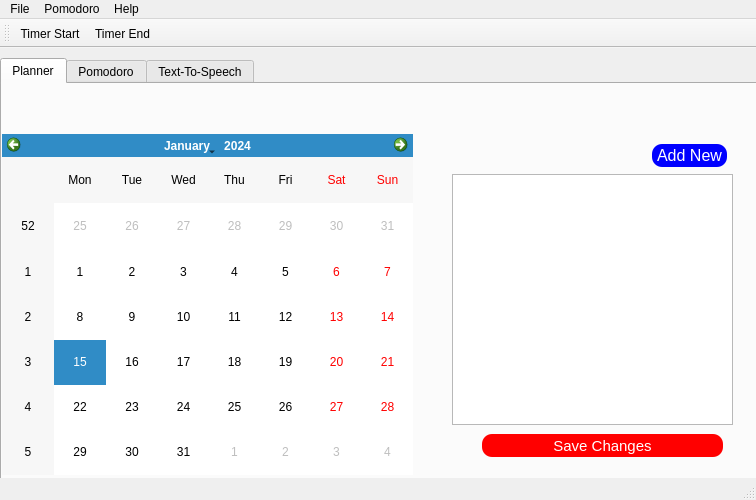
<?xml version="1.0" encoding="UTF-8"?>
<ui version="4.0">
 <class>MainWindow</class>
 <widget class="QMainWindow" name="MainWindow">
  <property name="geometry">
   <rect>
    <x>0</x>
    <y>0</y>
    <width>756</width>
    <height>500</height>
   </rect>
  </property>
  <property name="windowTitle">
   <string>The Study Tool</string>
  </property>
  <widget class="QWidget" name="centralwidget">
   <widget class="QTabWidget" name="tabWidget">
    <property name="geometry">
     <rect>
      <x>0</x>
      <y>10</y>
      <width>791</width>
      <height>521</height>
     </rect>
    </property>
    <property name="currentIndex">
     <number>0</number>
    </property>
    <property name="movable">
     <bool>true</bool>
    </property>
    <property name="tabBarAutoHide">
     <bool>false</bool>
    </property>
    <widget class="QWidget" name="planner">
     <attribute name="title">
      <string>Planner</string>
     </attribute>
     <widget class="QCalendarWidget" name="calendarWidget">
      <property name="geometry">
       <rect>
        <x>0</x>
        <y>50</y>
        <width>411</width>
        <height>341</height>
       </rect>
      </property>
      <property name="styleSheet">
       <string notr="true">position: left</string>
      </property>
     </widget>
     <widget class="QListWidget" name="listWidget">
      <property name="geometry">
       <rect>
        <x>450</x>
        <y>90</y>
        <width>281</width>
        <height>251</height>
       </rect>
      </property>
     </widget>
     <widget class="QPushButton" name="pushButton">
      <property name="geometry">
       <rect>
        <x>480</x>
        <y>350</y>
        <width>241</width>
        <height>23</height>
       </rect>
      </property>
      <property name="styleSheet">
       <string notr="true">border-radius:10px;
background-color: red;
color: white;
font: 11pt;</string>
      </property>
      <property name="text">
       <string>Save Changes</string>
      </property>
     </widget>
     <widget class="QPushButton" name="pushButton_2">
      <property name="geometry">
       <rect>
        <x>650</x>
        <y>60</y>
        <width>75</width>
        <height>23</height>
       </rect>
      </property>
      <property name="styleSheet">
       <string notr="true">border-radius:10px;
background-color: blue;
color: white;
font: 12pt;</string>
      </property>
      <property name="text">
       <string>Add New</string>
      </property>
     </widget>
    </widget>
    <widget class="QWidget" name="pomodoro">
     <attribute name="title">
      <string>Pomodoro</string>
     </attribute>
    </widget>
    <widget class="QWidget" name="tts">
     <attribute name="title">
      <string>Text-To-Speech</string>
     </attribute>
    </widget>
   </widget>
  </widget>
  <widget class="QMenuBar" name="menubar">
   <property name="geometry">
    <rect>
     <x>0</x>
     <y>0</y>
     <width>756</width>
     <height>21</height>
    </rect>
   </property>
   <widget class="QMenu" name="menuFile">
    <property name="title">
     <string>File</string>
    </property>
    <addaction name="actionNew"/>
   </widget>
   <widget class="QMenu" name="menuPomodoro">
    <property name="title">
     <string>Pomodoro</string>
    </property>
    <addaction name="actionTimer_Start"/>
    <addaction name="actionTimer_End"/>
   </widget>
   <widget class="QMenu" name="menuHelp">
    <property name="title">
     <string>Help</string>
    </property>
   </widget>
   <addaction name="menuFile"/>
   <addaction name="menuPomodoro"/>
   <addaction name="menuHelp"/>
  </widget>
  <widget class="QStatusBar" name="statusbar"/>
  <widget class="QToolBar" name="toolBar">
   <property name="windowTitle">
    <string>toolBar</string>
   </property>
   <attribute name="toolBarArea">
    <enum>TopToolBarArea</enum>
   </attribute>
   <attribute name="toolBarBreak">
    <bool>false</bool>
   </attribute>
   <addaction name="actionTimer_Start"/>
   <addaction name="actionTimer_End"/>
  </widget>
  <action name="actionTimer_Start">
   <property name="icon">
    <iconset>
     <normaloff>icons/alarm-clock--plus.png</normaloff>icons/alarm-clock--plus.png</iconset>
   </property>
   <property name="text">
    <string>Timer Start</string>
   </property>
  </action>
  <action name="actionTimer_End">
   <property name="icon">
    <iconset>
     <normaloff>icons/alarm-clock--minus.png</normaloff>icons/alarm-clock--minus.png</iconset>
   </property>
   <property name="text">
    <string>Timer End</string>
   </property>
  </action>
  <action name="actionNew">
   <property name="text">
    <string>Open</string>
   </property>
  </action>
 </widget>
 <resources/>
 <connections/>
</ui>
